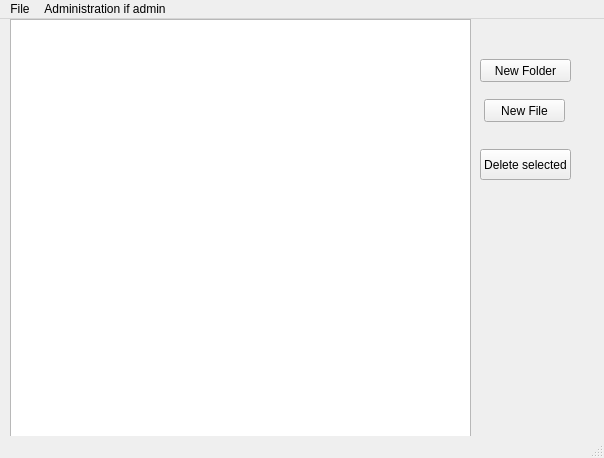
<?xml version="1.0" encoding="UTF-8"?>
<ui version="4.0">
 <class>MainWindow</class>
 <widget class="QMainWindow" name="MainWindow">
  <property name="geometry">
   <rect>
    <x>0</x>
    <y>0</y>
    <width>604</width>
    <height>458</height>
   </rect>
  </property>
  <property name="windowTitle">
   <string>MainWindow</string>
  </property>
  <widget class="QWidget" name="centralwidget">
   <widget class="QPushButton" name="pushButton">
    <property name="geometry">
     <rect>
      <x>480</x>
      <y>40</y>
      <width>91</width>
      <height>23</height>
     </rect>
    </property>
    <property name="text">
     <string>New Folder</string>
    </property>
   </widget>
   <widget class="QPushButton" name="pushButton_2">
    <property name="geometry">
     <rect>
      <x>484</x>
      <y>80</y>
      <width>81</width>
      <height>23</height>
     </rect>
    </property>
    <property name="text">
     <string>New File</string>
    </property>
   </widget>
   <widget class="QPushButton" name="pushButton_3">
    <property name="geometry">
     <rect>
      <x>480</x>
      <y>130</y>
      <width>91</width>
      <height>31</height>
     </rect>
    </property>
    <property name="text">
     <string>Delete selected</string>
    </property>
   </widget>
   <widget class="QTreeView" name="treeView">
    <property name="geometry">
     <rect>
      <x>10</x>
      <y>0</y>
      <width>461</width>
      <height>421</height>
     </rect>
    </property>
   </widget>
  </widget>
  <widget class="QMenuBar" name="menubar">
   <property name="geometry">
    <rect>
     <x>0</x>
     <y>0</y>
     <width>604</width>
     <height>18</height>
    </rect>
   </property>
   <widget class="QMenu" name="menuFile">
    <property name="title">
     <string>File</string>
    </property>
    <addaction name="actionNew"/>
    <addaction name="actionLogout"/>
    <addaction name="actionExit"/>
    <addaction name="actionExit_2"/>
   </widget>
   <widget class="QMenu" name="menuAdministration">
    <property name="title">
     <string>Administration if admin</string>
    </property>
    <addaction name="actionEdit_users"/>
    <addaction name="actionView_log"/>
    <addaction name="actionEdit_controled_filed"/>
    <addaction name="actionEdit_mandats"/>
   </widget>
   <addaction name="menuFile"/>
   <addaction name="menuAdministration"/>
  </widget>
  <widget class="QStatusBar" name="statusbar"/>
  <action name="actionNew">
   <property name="text">
    <string>New Folder</string>
   </property>
  </action>
  <action name="actionLogout">
   <property name="text">
    <string>New File</string>
   </property>
  </action>
  <action name="actionExit">
   <property name="text">
    <string>Logout</string>
   </property>
  </action>
  <action name="actionChange_password">
   <property name="text">
    <string>Change password</string>
   </property>
  </action>
  <action name="actionExit_2">
   <property name="text">
    <string>Exit</string>
   </property>
  </action>
  <action name="actionEdit_users">
   <property name="text">
    <string>Edit users</string>
   </property>
  </action>
  <action name="actionView_log">
   <property name="text">
    <string>Log</string>
   </property>
  </action>
  <action name="actionEdit_controled_filed">
   <property name="text">
    <string>Controled files</string>
   </property>
  </action>
  <action name="actionEdit_mandats">
   <property name="text">
    <string>Edit protected objects</string>
   </property>
  </action>
 </widget>
 <resources/>
 <connections/>
</ui>
